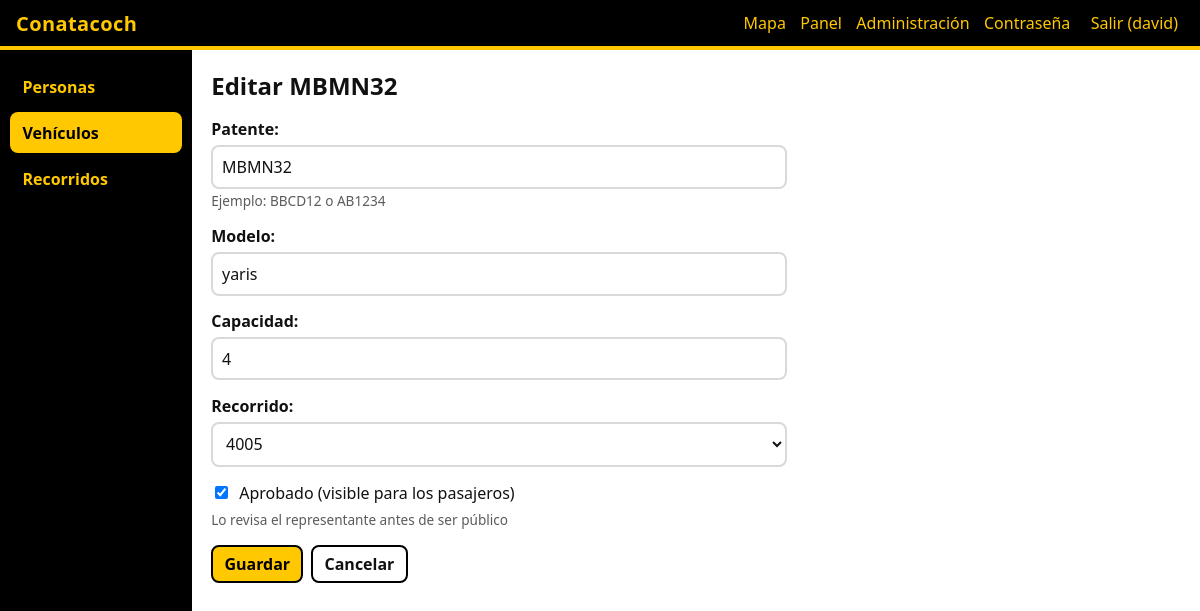
The page /panel/vehiculos/1/ (signed in) on the database its author committed.
### transporte/models.py (models this page shows, shortened)
class Vehiculo(models.Model):
    patente = models.CharField(max_length=10, unique=True)
    modelo = models.CharField(max_length=60)
    capacidad = models.PositiveSmallIntegerField(default=4)
    recorrido = models.ForeignKey(Recorrido, on_delete=models.PROTECT, related_name="vehiculos")
    aprobado = models.BooleanField(default=False, help_text="Lo revisa el representante antes de ser público")
    conductores = models.ManyToManyField(settings.AUTH_USER_MODEL, blank=True, related_name="vehiculos_asignados",
                                         limit_choices_to={"perfil__rol": "conductor"},
                                         help_text="Conductores autorizados a manejar este vehículo")

### transporte/panel.py (the view)
# urls.py: path("panel/vehiculos/<int:pk>/", panel.vehiculo_form, name="panel_vehiculo_editar"),
@gestor_requerido
def vehiculo_form(request, pk=None):
    v = get_object_or_404(vehiculos_visibles(request.user), pk=pk) if pk else None
    rec = recorridos_visibles(request.user)
    if v:
        rec = (rec | Recorrido.objects.filter(pk=v.recorrido_id)).distinct()
    elif not rec.exists():
        messages.error(request, "No tienes recorridos a cargo. Pídele al administrador que te asigne uno.")
        return redirect("panel_vehiculos")
    form = VehiculoForm(request.POST or None, instance=v, recorridos_qs=rec)
    if request.method == "POST" and form.is_valid():
        form.save()
        messages.success(request, "El vehículo se guardó.")
        return redirect("panel_vehiculos")
    return render(request, "panel/vehiculo_form.html", _ctx(request, "vehiculos", form=form, vehiculo=v))

### transporte/forms.py (shortened to what this page needs)
class VehiculoForm(forms.ModelForm):
    class Meta:
        model = Vehiculo
        fields = ["patente", "modelo", "capacidad", "recorrido", "aprobado"]
        labels = {"aprobado": "Aprobado (visible para los pasajeros)"}
    def __init__(self, *args, recorridos_qs, **kwargs):
        super().__init__(*args, **kwargs)
        self.fields["recorrido"].queryset = recorridos_qs
        self.fields["recorrido"].empty_label = "Elige un recorrido"
        self.fields["patente"].help_text = "Ejemplo: BBCD12 o AB1234"

### transporte/models.py (called while the page is built)
    def __str__(self):
        return self.nombre

### transporte/panel.py (called while the page is built)
def rol_de(user):
    if user.is_superuser:
        return ADMIN
    return getattr(getattr(user, "perfil", None), "rol", "")

def gestor_requerido(view):
    @wraps(view)
    def inner(request, *a, **kw):
        if not request.user.is_authenticated:
            return redirect_to_login(request.get_full_path())
        if rol_de(request.user) not in (ADMIN, REPR):
            return redirect("mapa")
        return view(request, *a, **kw)
    return inner

def vehiculos_visibles(user):
    qs = Vehiculo.objects.select_related("recorrido").prefetch_related("conductores")
    return qs if rol_de(user) == ADMIN else qs.filter(recorrido__representante=user)

def recorridos_visibles(user):
    qs = Recorrido.objects.filter(activo=True)
    return qs if rol_de(user) == ADMIN else qs.filter(representante=user)

def _ctx(request, seccion, **extra):
    return {"seccion": seccion, "es_admin": rol_de(request.user) == ADMIN, **extra}

### transporte/templates/panel/vehiculo_form.html (shortened to what this page needs)
{% extends "panel/base_panel.html" %}
{% block panel %}
<h1>{% if vehiculo %}Editar {{ vehiculo.patente }}{% else %}Nuevo vehículo{% endif %}</h1>
<form method="post" class="formulario">{% csrf_token %}
  {% for c in form %}
    <div class="campo">{% if c.field.widget.input_type == 'checkbox' %}<label class="chk">{{ c }} {{ c.label }}</label>{% else %}{{ c.label_tag }}{{ c }}{% endif %}
      {% if c.help_text %}<span class="helptext">{{ c.help_text }}</span>{% endif %}{{ c.errors }}</div>
  {% endfor %}
  <div class="fila-acciones"><button class="btn" type="submit">Guardar</button><a class="btn sec" href="{% url 'panel_vehiculos' %}">Cancelar</a></div>
</form>
{% endblock %}

### transporte/templates/base.html (shortened to what this page needs)
{% load static %}<!doctype html>
<html lang="es">
<head>
<link rel="stylesheet" href="{% static 'transporte/app.css' %}">
</head>
<body>
<header class="top">
  <a class="marca" href="{% url 'mapa' %}">Conatacoch</a>
  <nav>
    <a href="{% url 'mapa' %}">Mapa</a>
    {% if user.is_authenticated %}
      {% if user.is_superuser or user.perfil.rol == 'admin' or user.perfil.rol == 'representante' %}<a href="{% url 'panel' %}">Panel</a>{% endif %}
      {% if user.is_staff %}<a href="{% url 'admin:index' %}">Administración</a>{% endif %}
      <a href="{% url 'cambiar_clave' %}">Contraseña</a>
      <form method="post" action="{% url 'logout' %}" style="display:inline">{% csrf_token %}<button class="link">Salir ({{ user.first_name|default:user.username }})</button></form>
    {% else %}
      <a href="{% url 'login' %}">Ingresar</a>
      <a href="{% url 'registro' %}">Crear cuenta</a>
    {% endif %}
  </nav>
</header>
<main>{% block contenido %}{% endblock %}</main>
</body>
</html>

### transporte/static/transporte/app.css (style rules this page uses)
:root { --negro:#000;--amarillo:#FFC800;--amarillo-suave:#FFF3BF;--blanco:#fff;--gris:#5b5b5b;--borde:#d9d9d9;--ok:#1b7a3e;--mal:#b3261e }
* { box-sizing:border-box }
html,body { height:100%;margin:0 }
body { font-family:system-ui,-apple-system,"Segoe UI",Roboto,sans-serif;background:var(--blanco);color:#111;display:flex;flex-direction:column }
a { color:inherit }
.top { background:var(--negro);color:var(--amarillo);display:flex;align-items:center;gap:1rem;padding:.6rem 1rem;border-bottom:4px solid var(--amarillo) }
.top .marca { font-weight:800;font-size:1.25rem;letter-spacing:.02em;text-decoration:none;margin-right:auto }
.top nav { display:flex;gap:.9rem;align-items:center;flex-wrap:wrap }
.top a,.top button.link { color:var(--amarillo);background:none;border:0;font:inherit;cursor:pointer;text-decoration:none }
main { flex:1;min-height:0;display:flex;flex-direction:column }
.btn { display:inline-block;background:var(--amarillo);color:#000;border:2px solid #000;border-radius:8px;padding:.7rem 1.1rem;font:inherit;font-weight:700;cursor:pointer;text-decoration:none }
.btn.sec { background:var(--blanco);color:inherit }
.helptext { color:var(--gris);font-size:.85rem }
.panel-main h1 { margin:.2rem 0 1rem }
.filtros input,.filtros select,.formulario input:not([type=checkbox]):not([type=file]),.formulario select,.agregar select { padding:.55rem;border:2px solid var(--borde);border-radius:8px;font:inherit;background:var(--blanco);color:inherit }
.fila-acciones { display:flex;gap:.5rem;flex-wrap:wrap;align-items:center }
.fila-acciones .btn { padding:.4rem .7rem }
.formulario { max-width:36rem }
.campo { margin:.9rem 0 }
.campo label,.campo>b { display:block;font-weight:600;margin-bottom:.3rem }
.campo .chk { display:flex;align-items:center;gap:.5rem;font-weight:400 }
.campo input:not([type=checkbox]):not([type=file]),.campo select { width:100% }

### rows shown on the page
Vehiculo: patente "MBMN32", form "MBMN32" "yaris" "4" "4005", form "☑"

### other values the page prints
{{ user.first_name|default:user.username }} "david"
{{ c.label_tag }} "Patente:" "Modelo:" "Capacidad:" "Recorrido:"
{{ c.help_text }} "Ejemplo: BBCD12 o AB1234" "Lo revisa el representante antes de ser público"
{{ c.label }} "Aprobado (visible para los pasajeros)"
